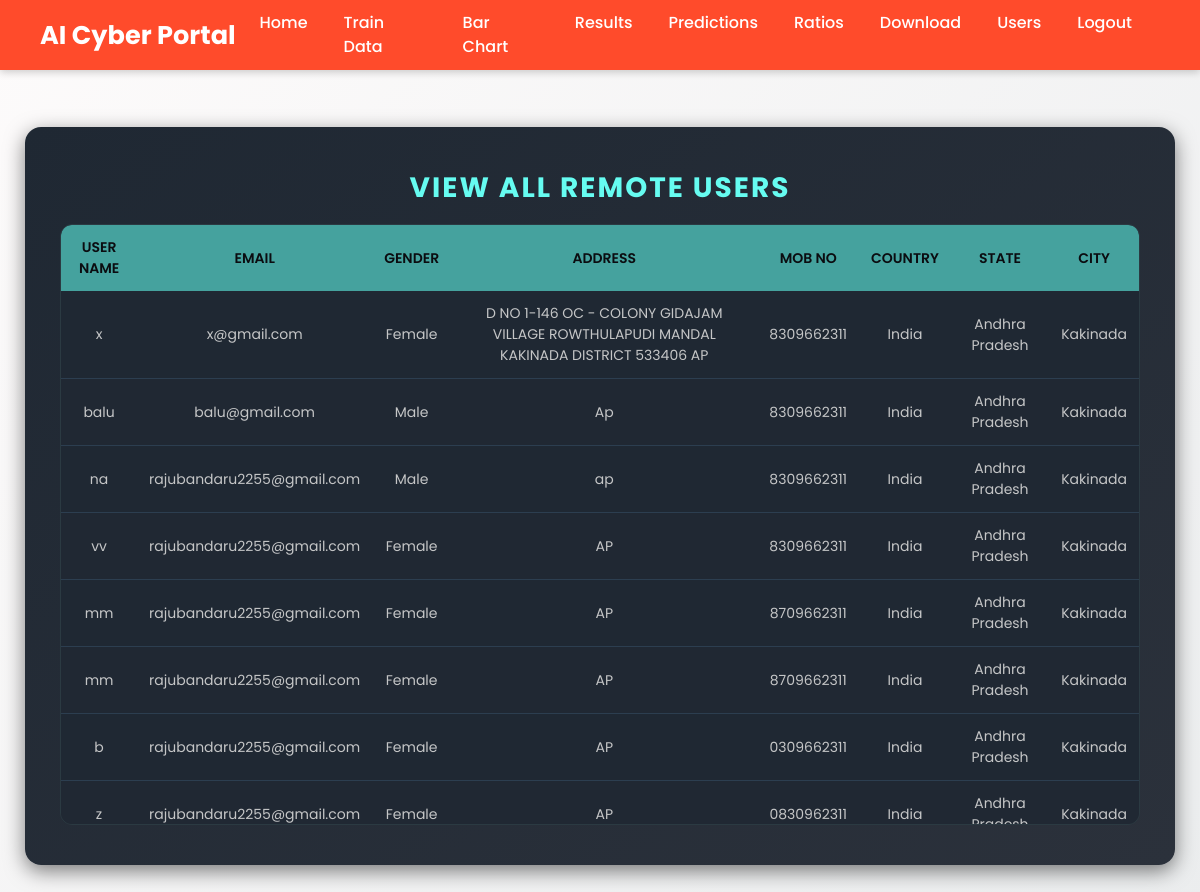
The page /View_Remote_Users/ on the database its author committed.
### Remote_User/models.py (models this page shows)
class ClientRegister_Model(models.Model):
    username = models.CharField(max_length=30)
    email = models.EmailField(max_length=30)
    password = models.CharField(max_length=10)
    phoneno = models.CharField(max_length=10)
    country = models.CharField(max_length=20)
    state = models.CharField(max_length=30)
    city = models.CharField(max_length=30)
    gender= models.CharField(max_length=10)
    address= models.CharField(max_length=20)

### Service_Provider/views.py (the view)
# urls.py: re_path(r'View_Remote_Users/$', serviceprovider.View_Remote_Users, name="View_Remote_Users"),
def View_Remote_Users(request):
    obj = ClientRegister_Model.objects.all()
    return render(request, 'SProvider/View_Remote_Users.html', {'objects': obj})

### Template/htmls/SProvider/View_Remote_Users.html (shortened to what this page needs)
{% extends 'SProvider/Header.html' %}
{% block researchblock %}
<body>
    <div class="container-fluid">
        <div class="container">
            <p id="title">View All Remote Users</p>
            <div class="table-container">
                <table>
                    <thead>
                        <tr>
                            <th>User Name</th>
                            <th>Email</th>
                            <th>Gender</th>
                            <th>Address</th>
                            <th>Mob No</th>
                            <th>Country</th>
                            <th>State</th>
                            <th>City</th>
                        </tr>
                    </thead>
                    <tbody>
                        {% for o in objects %}
                        <tr>
                            <td>{{ o.username }}</td>
                            <td>{{ o.email }}</td>
                            <td>{{ o.gender }}</td>
                            <td>{{ o.address }}</td>
                            <td>{{ o.phoneno }}</td>
                            <td>{{ o.country }}</td>
                            <td>{{ o.state }}</td>
                            <td>{{ o.city }}</td>
                        </tr>
                        {% empty %}
                        <tr>
                            <td colspan="8" style="color: #ff6666; font-weight: bold;">No Users Found</td>
                        </tr>
                        {% endfor %}
                    </tbody>
                </table>
            </div>
        </div>
    </div>
</body>
{% endblock %}

### Template/htmls/SProvider/Header.html (style rules this page uses)
* { margin: 0; padding: 0; box-sizing: border-box; }
body { font-family: "Poppins", sans-serif; background: linear-gradient(135deg, #fdfbfb, #ebedee); color: #333; min-height: 100vh; }

### Template/htmls/SProvider/View_Remote_Users.html (style rules this page uses)
body { background-color: #0b0c10; font-family: 'Poppins', sans-serif; margin: 0; padding: 0; color: #eaeaea; overflow: hidden; }
.container-fluid { padding: 50px 20px; height: calc(100vh - 70px); display: flex; justify-content: center; align-items: center; }
.container { background: linear-gradient(145deg, #1f2833, #2b313b); padding: 40px 35px; border-radius: 16px; box-shadow: 0px 6px 20px rgba(0, 0, 0, 0.5); max-width: 1150px; width: 100%; height: 80vh; display: flex; flex-direction: column; }
#title { font-size: 28px; font-weight: 700; text-align: center; color: #66fcf1; text-transform: uppercase; letter-spacing: 2px; margin-bottom: 15px; }
.table-container { flex: 1; overflow-y: auto; overflow-x: auto; border-radius: 12px; border: 1px solid #2b3a42; scrollbar-width: thin; scrollbar-color: #45a29e #1f2833; }
table { width: 100%; border-collapse: collapse; border-radius: 10px; overflow: hidden; }
th { background: #45a29e; color: #0b0c10; text-align: center; padding: 12px; font-size: 14px; text-transform: uppercase; font-weight: 600; position: sticky; top: 0; z-index: 2; }
td { text-align: center; padding: 12px; font-size: 14px; color: #c5c6c7; background-color: #1f2833; border-bottom: 1px solid #2c3e50; transition: background 0.3s ease; }
tr:nth-child(even) td { background-color: #202833; }

### rows shown on the page
ClientRegister_Model: username "x", email "x@gmail.com", gender "Female", address "D NO 1-146 OC - COLONY GIDAJAM VILLAGE ROWTHULAPUDI MANDAL KAKINADA DISTRICT 533406 AP", phoneno "8309662311", country "India", state "Andhra Pradesh", city "Kakinada"
ClientRegister_Model: username "balu", email "balu@gmail.com", gender "Male", address "Ap", phoneno "8309662311", country "India", state "Andhra Pradesh", city "Kakinada"
ClientRegister_Model: username "na", email "rajubandaru2255@gmail.com", gender "Male", address "ap", phoneno "8309662311", country "India", state "Andhra Pradesh", city "Kakinada"
ClientRegister_Model: username "vv", email "rajubandaru2255@gmail.com", gender "Female", address "AP", phoneno "8309662311", country "India", state "Andhra Pradesh", city "Kakinada"
ClientRegister_Model: username "mm", email "rajubandaru2255@gmail.com", gender "Female", address "AP", phoneno "8709662311", country "India", state "Andhra Pradesh", city "Kakinada"
ClientRegister_Model: username "mm", email "rajubandaru2255@gmail.com", gender "Female", address "AP", phoneno "8709662311", country "India", state "Andhra Pradesh", city "Kakinada"
ClientRegister_Model: username "b", email "rajubandaru2255@gmail.com", gender "Female", address "AP", phoneno "0309662311", country "India", state "Andhra Pradesh", city "Kakinada"
ClientRegister_Model: username "z", email "rajubandaru2255@gmail.com", gender "Female", address "AP", phoneno "0830962311", country "India", state "Andhra…", city "Kakinada"
